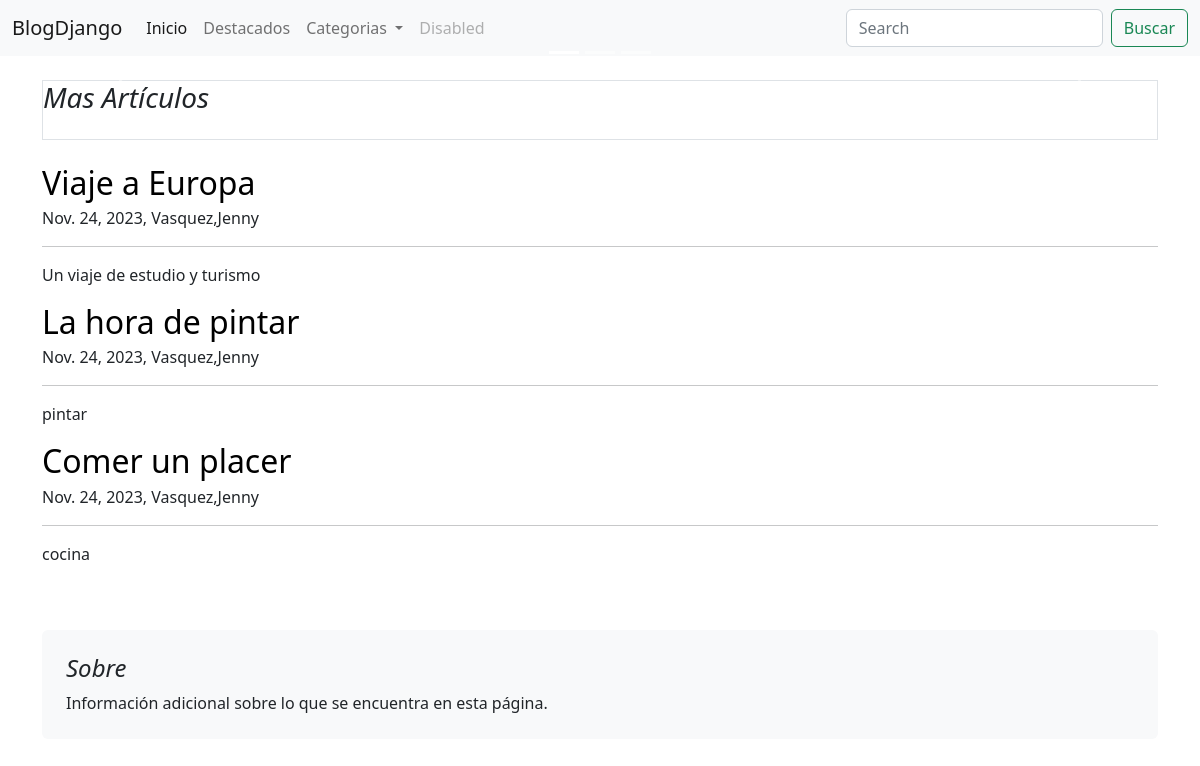
The page / on the database its author committed.
### blogs/models.py (models this page shows, shortened)
class Post(models.Model):
    title = models.CharField(max_length=255)
    slug = models.SlugField(unique=True)
    overview = models.TextField()
    date_created = models.DateTimeField(auto_now_add=True)
    content = models.TextField()
    author = models.ForeignKey(settings.AUTH_USER_MODEL, on_delete=models.PROTECT)
    categories = models.ManyToManyField('Categorias')
    featured = models.BooleanField(default=False)

### usuarios/models.py (models this page shows)
class User(AbstractUser):
    def __str__(self):
        return f'{self.last_name},{self.first_name}'

### blogs/views.py (the view)
def home_page(request):
   posts= Post.objects.all()
   categorias= Categorias.objects.all()
   featured = Post.objects.filter(featured= True)[:3]
   context = {
      'posts':posts,
      'categorias':categorias,
      'destacados': featured
   }
   return render (request, 'blogs/home_page.html', context=context)

### blogs/templates/blogs/home_page.html (shortened to what this page needs)
{% extends 'base.html' %}
{% block content %}
<div class="container-xxl bd-gutter mt-3 my-md-4 bd-layout">
    <main class="container">
        <div class="row g-5">
            <div class "col-md-12">
                {% include "blogs/featured.html" %}
            </div>
        </div>
        <div class="row g-5">
            <div class "col-md-8">
                <h3 class="pb-4 mb-4 fst-italic border bottom">
                    Mas Artículos
                </h3>
                {% for post in posts %}
                    <article class = "blog-post">
                        <h2 class="blog-post-title mb-1">
                            <a href="#" style="text-decoration: none"
                                class="text-black">
                                {{post.title}}
                            </a>
                        </h2>
                        <p class="blog-post-meta">{{ post.date_created.date}}, {{post.author}}</p>
                        <hr>
                        <p> {{post.overview}} </p>
                    </article>
                {% endfor %}
            </div>
            <div class=" md-4 ">
                <div class="position-sticky" style="top: 2rem">
                    <div class="p-4 mb-3 bg-light rounded">
                        <h4 class="fst-italic"> Sobre </h4>
                        <p class="mb-0"> Información adicional sobre lo que se encuentra en esta página. </p>
                    </div>
                    <div class="p-4">
                    </div>
                </div>
            </div>
        </div>
{%endblock content %}

### rows shown on the page
Post: title "Viaje a Europa", date_created "Nov. 24, 2023", author "Vasquez,Jenny", overview "Un viaje de estudio y turismo"
Post: title "La hora de pintar", date_created "Nov. 24, 2023", author "Vasquez,Jenny", overview "pintar"
Post: title "Comer un placer", date_created "Nov. 24, 2023", author "Vasquez,Jenny", overview "cocina"
